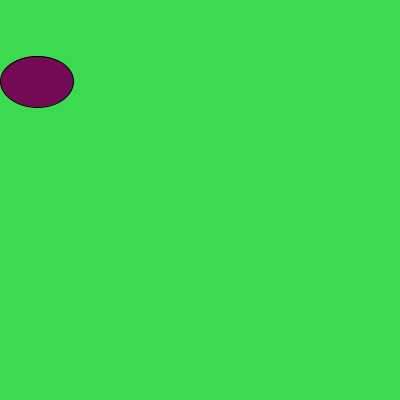
Frame 1 (no input)
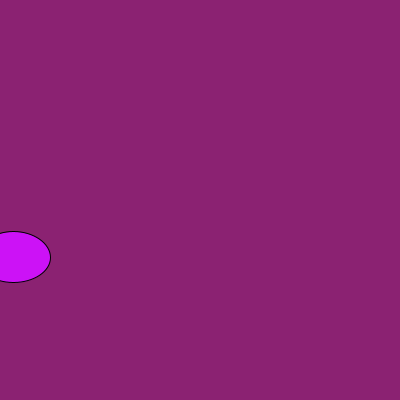
Frame 60 (the mouse pressed at the canvas centre just before this capture)
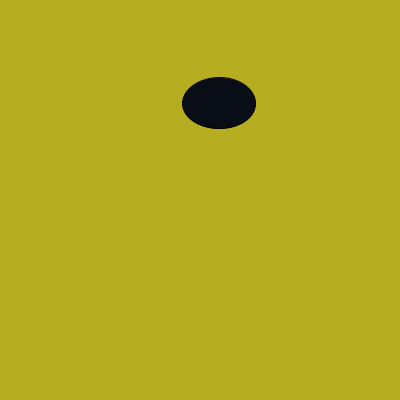
Frame 120 (the mouse held since frame 60 and released just before this capture)

The Processing sketch that drew these frames (run headless with seeded random() and noise(); from frame 60 on, the mouse is pressed at the canvas centre):

// Processing sketch: random_3_epilepsia
// ── random_3_epilepsia.pde
void setup(){
  size(400,400);
  frameRate(60);
  background(random(255),random(255),random(255));

}

void draw(){
  background(random(255),random(255),random(255));
  fill(random(255),random(20),random(255));
  ellipse(random(400),random(400),73,51);   

}
